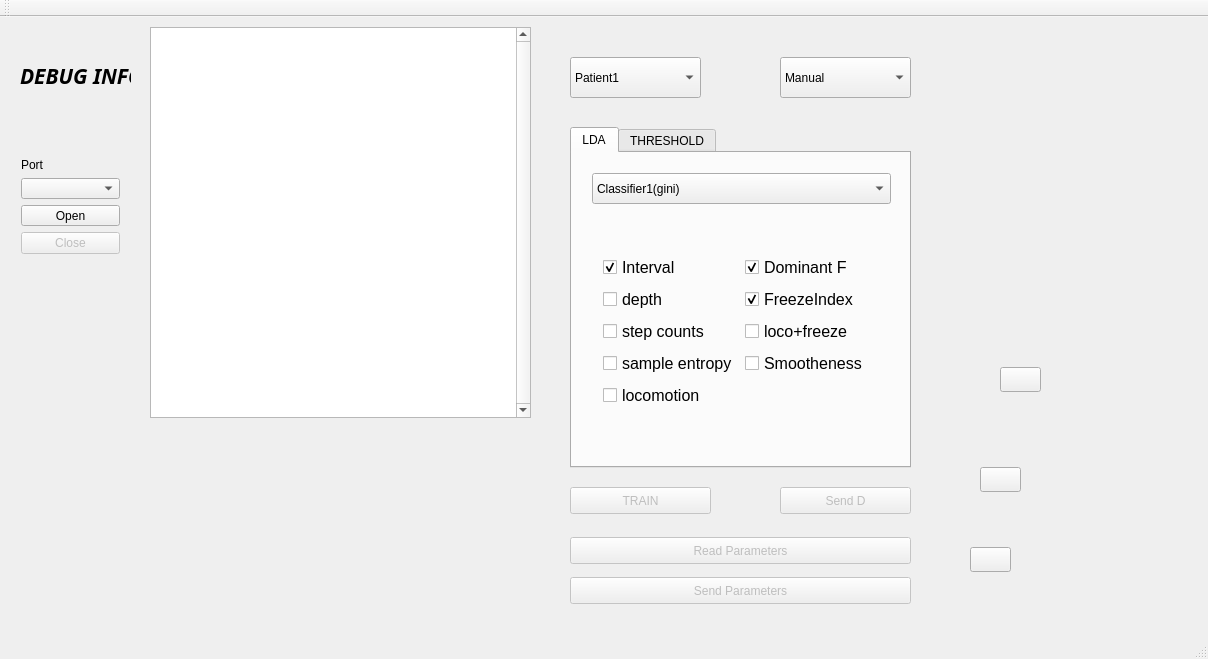
<?xml version="1.0" encoding="UTF-8"?>
<ui version="4.0">
 <class>MainWindow</class>
 <widget class="QMainWindow" name="MainWindow">
  <property name="geometry">
   <rect>
    <x>0</x>
    <y>0</y>
    <width>1208</width>
    <height>659</height>
   </rect>
  </property>
  <property name="windowTitle">
   <string>Ext Serial Port</string>
  </property>
  <widget class="QWidget" name="centralWidget">
   <widget class="QTextEdit" name="textEdit_Status">
    <property name="enabled">
     <bool>true</bool>
    </property>
    <property name="geometry">
     <rect>
      <x>150</x>
      <y>10</y>
      <width>381</width>
      <height>391</height>
     </rect>
    </property>
    <property name="contextMenuPolicy">
     <enum>Qt::PreventContextMenu</enum>
    </property>
    <property name="verticalScrollBarPolicy">
     <enum>Qt::ScrollBarAlwaysOn</enum>
    </property>
    <property name="horizontalScrollBarPolicy">
     <enum>Qt::ScrollBarAsNeeded</enum>
    </property>
    <property name="sizeAdjustPolicy">
     <enum>QAbstractScrollArea::AdjustToContents</enum>
    </property>
   </widget>
   <widget class="QWidget" name="layoutWidget">
    <property name="geometry">
     <rect>
      <x>10</x>
      <y>130</y>
      <width>121</width>
      <height>118</height>
     </rect>
    </property>
    <layout class="QVBoxLayout" name="verticalLayout">
     <item>
      <widget class="QLabel" name="label">
       <property name="text">
        <string>Port</string>
       </property>
      </widget>
     </item>
     <item>
      <widget class="QComboBox" name="comboBox_Interface"/>
     </item>
     <item>
      <widget class="QPushButton" name="pushButton_open">
       <property name="text">
        <string>Open</string>
       </property>
      </widget>
     </item>
     <item>
      <widget class="QPushButton" name="pushButton_close">
       <property name="enabled">
        <bool>false</bool>
       </property>
       <property name="text">
        <string>Close</string>
       </property>
      </widget>
     </item>
    </layout>
   </widget>
   <widget class="QTabWidget" name="tabWidget">
    <property name="geometry">
     <rect>
      <x>570</x>
      <y>110</y>
      <width>341</width>
      <height>341</height>
     </rect>
    </property>
    <property name="currentIndex">
     <number>0</number>
    </property>
    <widget class="QWidget" name="tab">
     <attribute name="title">
      <string>LDA</string>
     </attribute>
     <widget class="QWidget" name="layoutWidget">
      <property name="geometry">
       <rect>
        <x>20</x>
        <y>90</y>
        <width>299</width>
        <height>178</height>
       </rect>
      </property>
      <layout class="QGridLayout" name="gridLayout_3">
       <item row="1" column="0">
        <widget class="QCheckBox" name="T1_3">
         <property name="font">
          <font>
           <pointsize>12</pointsize>
          </font>
         </property>
         <property name="text">
          <string>depth</string>
         </property>
         <property name="checked">
          <bool>false</bool>
         </property>
        </widget>
       </item>
       <item row="1" column="1">
        <widget class="QCheckBox" name="T6_3">
         <property name="font">
          <font>
           <pointsize>12</pointsize>
          </font>
         </property>
         <property name="text">
          <string>FreezeIndex</string>
         </property>
         <property name="checked">
          <bool>true</bool>
         </property>
        </widget>
       </item>
       <item row="3" column="0">
        <widget class="QCheckBox" name="T3_3">
         <property name="font">
          <font>
           <pointsize>12</pointsize>
          </font>
         </property>
         <property name="text">
          <string>sample entropy</string>
         </property>
        </widget>
       </item>
       <item row="0" column="0">
        <widget class="QCheckBox" name="T0_3">
         <property name="font">
          <font>
           <pointsize>12</pointsize>
          </font>
         </property>
         <property name="text">
          <string>Interval</string>
         </property>
         <property name="checked">
          <bool>true</bool>
         </property>
        </widget>
       </item>
       <item row="2" column="0">
        <widget class="QCheckBox" name="T2_3">
         <property name="font">
          <font>
           <pointsize>12</pointsize>
          </font>
         </property>
         <property name="text">
          <string>step counts</string>
         </property>
        </widget>
       </item>
       <item row="3" column="1">
        <widget class="QCheckBox" name="T8_3">
         <property name="font">
          <font>
           <pointsize>12</pointsize>
          </font>
         </property>
         <property name="text">
          <string>Smootheness</string>
         </property>
        </widget>
       </item>
       <item row="4" column="0">
        <widget class="QCheckBox" name="T4_3">
         <property name="font">
          <font>
           <pointsize>12</pointsize>
          </font>
         </property>
         <property name="text">
          <string>locomotion</string>
         </property>
        </widget>
       </item>
       <item row="2" column="1">
        <widget class="QCheckBox" name="T7_3">
         <property name="font">
          <font>
           <pointsize>12</pointsize>
          </font>
         </property>
         <property name="text">
          <string>loco+freeze</string>
         </property>
        </widget>
       </item>
       <item row="0" column="1">
        <widget class="QCheckBox" name="T5_3">
         <property name="font">
          <font>
           <pointsize>12</pointsize>
          </font>
         </property>
         <property name="text">
          <string>Dominant F</string>
         </property>
         <property name="checked">
          <bool>true</bool>
         </property>
        </widget>
       </item>
      </layout>
     </widget>
     <widget class="QComboBox" name="combobox_c">
      <property name="geometry">
       <rect>
        <x>20</x>
        <y>20</y>
        <width>299</width>
        <height>31</height>
       </rect>
      </property>
      <item>
       <property name="text">
        <string>Classifier1(gini)</string>
       </property>
      </item>
      <item>
       <property name="text">
        <string>Classifier2(new)</string>
       </property>
      </item>
     </widget>
    </widget>
    <widget class="QWidget" name="tab_2">
     <attribute name="title">
      <string>THRESHOLD</string>
     </attribute>
     <widget class="QWidget" name="gridLayoutWidget">
      <property name="geometry">
       <rect>
        <x>20</x>
        <y>10</y>
        <width>311</width>
        <height>295</height>
       </rect>
      </property>
      <layout class="QGridLayout" name="gridLayout">
       <item row="5" column="1">
        <widget class="QSlider" name="T5s">
         <property name="maximum">
          <number>100</number>
         </property>
         <property name="orientation">
          <enum>Qt::Horizontal</enum>
         </property>
        </widget>
       </item>
       <item row="8" column="1">
        <widget class="QSlider" name="T8s">
         <property name="maximum">
          <number>100</number>
         </property>
         <property name="orientation">
          <enum>Qt::Horizontal</enum>
         </property>
        </widget>
       </item>
       <item row="5" column="0">
        <widget class="QCheckBox" name="T5">
         <property name="font">
          <font>
           <pointsize>12</pointsize>
          </font>
         </property>
         <property name="text">
          <string>Dominant F</string>
         </property>
        </widget>
       </item>
       <item row="0" column="0">
        <widget class="QCheckBox" name="T0">
         <property name="enabled">
          <bool>true</bool>
         </property>
         <property name="font">
          <font>
           <pointsize>12</pointsize>
           <kerning>true</kerning>
          </font>
         </property>
         <property name="text">
          <string>Interval</string>
         </property>
         <property name="checked">
          <bool>false</bool>
         </property>
        </widget>
       </item>
       <item row="7" column="0">
        <widget class="QCheckBox" name="T7">
         <property name="font">
          <font>
           <pointsize>12</pointsize>
          </font>
         </property>
         <property name="text">
          <string>loco+freeze</string>
         </property>
         <property name="checked">
          <bool>true</bool>
         </property>
        </widget>
       </item>
       <item row="7" column="2">
        <widget class="QLCDNumber" name="lcdNumber_8">
         <property name="value" stdset="0">
          <double>500.000000000000000</double>
         </property>
        </widget>
       </item>
       <item row="2" column="0">
        <widget class="QCheckBox" name="T2">
         <property name="font">
          <font>
           <pointsize>12</pointsize>
          </font>
         </property>
         <property name="text">
          <string>step counts</string>
         </property>
        </widget>
       </item>
       <item row="8" column="0">
        <widget class="QCheckBox" name="T8">
         <property name="font">
          <font>
           <pointsize>12</pointsize>
          </font>
         </property>
         <property name="text">
          <string>Smoothness</string>
         </property>
        </widget>
       </item>
       <item row="4" column="0">
        <widget class="QCheckBox" name="T4">
         <property name="font">
          <font>
           <pointsize>12</pointsize>
          </font>
         </property>
         <property name="text">
          <string>locomotion</string>
         </property>
        </widget>
       </item>
       <item row="8" column="2">
        <widget class="QLCDNumber" name="lcdNumber_9"/>
       </item>
       <item row="7" column="1">
        <widget class="QSlider" name="T7s">
         <property name="maximum">
          <number>100</number>
         </property>
         <property name="pageStep">
          <number>10</number>
         </property>
         <property name="value">
          <number>50</number>
         </property>
         <property name="orientation">
          <enum>Qt::Horizontal</enum>
         </property>
        </widget>
       </item>
       <item row="1" column="2">
        <widget class="QLCDNumber" name="lcdNumber_2"/>
       </item>
       <item row="1" column="1">
        <widget class="QSlider" name="T1s">
         <property name="maximum">
          <number>100</number>
         </property>
         <property name="orientation">
          <enum>Qt::Horizontal</enum>
         </property>
        </widget>
       </item>
       <item row="6" column="1">
        <widget class="QSlider" name="T6s">
         <property name="maximum">
          <number>10</number>
         </property>
         <property name="orientation">
          <enum>Qt::Horizontal</enum>
         </property>
        </widget>
       </item>
       <item row="6" column="0">
        <widget class="QCheckBox" name="T6">
         <property name="font">
          <font>
           <pointsize>12</pointsize>
          </font>
         </property>
         <property name="text">
          <string>FreezeIndex</string>
         </property>
        </widget>
       </item>
       <item row="3" column="2">
        <widget class="QLCDNumber" name="lcdNumber_4"/>
       </item>
       <item row="4" column="1">
        <widget class="QSlider" name="T4s">
         <property name="maximum">
          <number>100</number>
         </property>
         <property name="orientation">
          <enum>Qt::Horizontal</enum>
         </property>
        </widget>
       </item>
       <item row="3" column="0">
        <widget class="QCheckBox" name="T3">
         <property name="font">
          <font>
           <pointsize>12</pointsize>
          </font>
         </property>
         <property name="text">
          <string>sample entropy</string>
         </property>
        </widget>
       </item>
       <item row="3" column="1">
        <widget class="QSlider" name="T3s">
         <property name="maximum">
          <number>100</number>
         </property>
         <property name="orientation">
          <enum>Qt::Horizontal</enum>
         </property>
        </widget>
       </item>
       <item row="2" column="2">
        <widget class="QLCDNumber" name="lcdNumber_3"/>
       </item>
       <item row="1" column="0">
        <widget class="QCheckBox" name="T1">
         <property name="font">
          <font>
           <pointsize>12</pointsize>
          </font>
         </property>
         <property name="text">
          <string>depth</string>
         </property>
        </widget>
       </item>
       <item row="0" column="2" alignment="Qt::AlignLeft">
        <widget class="QLCDNumber" name="lcdNumber">
         <property name="value" stdset="0">
          <double>0.000000000000000</double>
         </property>
         <property name="intValue" stdset="0">
          <number>0</number>
         </property>
        </widget>
       </item>
       <item row="5" column="2">
        <widget class="QLCDNumber" name="lcdNumber_6"/>
       </item>
       <item row="6" column="2">
        <widget class="QLCDNumber" name="lcdNumber_7"/>
       </item>
       <item row="4" column="2">
        <widget class="QLCDNumber" name="lcdNumber_5"/>
       </item>
       <item row="2" column="1">
        <widget class="QSlider" name="T2s">
         <property name="maximum">
          <number>100</number>
         </property>
         <property name="orientation">
          <enum>Qt::Horizontal</enum>
         </property>
        </widget>
       </item>
       <item row="0" column="1">
        <widget class="QSlider" name="T0s">
         <property name="maximum">
          <number>100</number>
         </property>
         <property name="orientation">
          <enum>Qt::Horizontal</enum>
         </property>
        </widget>
       </item>
      </layout>
     </widget>
    </widget>
   </widget>
   <widget class="QLabel" name="label_3">
    <property name="geometry">
     <rect>
      <x>20</x>
      <y>50</y>
      <width>111</width>
      <height>17</height>
     </rect>
    </property>
    <property name="font">
     <font>
      <family>Ubuntu Condensed</family>
      <pointsize>16</pointsize>
      <weight>75</weight>
      <italic>true</italic>
      <bold>true</bold>
     </font>
    </property>
    <property name="text">
     <string>DEBUG INFO</string>
    </property>
   </widget>
   <widget class="QLabel" name="patient">
    <property name="geometry">
     <rect>
      <x>960</x>
      <y>70</y>
      <width>221</width>
      <height>511</height>
     </rect>
    </property>
    <property name="styleSheet">
     <string notr="true">background-image: url(:/new/prefix1/patient.png);</string>
    </property>
    <property name="text">
     <string/>
    </property>
   </widget>
   <widget class="QPushButton" name="ankle_button">
    <property name="geometry">
     <rect>
      <x>970</x>
      <y>530</y>
      <width>41</width>
      <height>25</height>
     </rect>
    </property>
    <property name="text">
     <string/>
    </property>
   </widget>
   <widget class="QPushButton" name="knee_button">
    <property name="geometry">
     <rect>
      <x>980</x>
      <y>450</y>
      <width>41</width>
      <height>25</height>
     </rect>
    </property>
    <property name="text">
     <string/>
    </property>
   </widget>
   <widget class="QPushButton" name="waist_button">
    <property name="geometry">
     <rect>
      <x>1000</x>
      <y>350</y>
      <width>41</width>
      <height>25</height>
     </rect>
    </property>
    <property name="text">
     <string/>
    </property>
   </widget>
   <widget class="QComboBox" name="combobox_p">
    <property name="geometry">
     <rect>
      <x>570</x>
      <y>40</y>
      <width>131</width>
      <height>41</height>
     </rect>
    </property>
    <item>
     <property name="text">
      <string>Patient1</string>
     </property>
    </item>
    <item>
     <property name="text">
      <string>Patient2</string>
     </property>
    </item>
    <item>
     <property name="text">
      <string>Patient3</string>
     </property>
    </item>
    <item>
     <property name="text">
      <string>Patient5</string>
     </property>
    </item>
    <item>
     <property name="text">
      <string>Patient6</string>
     </property>
    </item>
    <item>
     <property name="text">
      <string>Patient7</string>
     </property>
    </item>
    <item>
     <property name="text">
      <string>Patient8</string>
     </property>
    </item>
    <item>
     <property name="text">
      <string>Patient9</string>
     </property>
    </item>
   </widget>
   <widget class="QPushButton" name="parameterButton_send_2">
    <property name="enabled">
     <bool>false</bool>
    </property>
    <property name="geometry">
     <rect>
      <x>570</x>
      <y>520</y>
      <width>341</width>
      <height>27</height>
     </rect>
    </property>
    <property name="text">
     <string>Read Parameters</string>
    </property>
   </widget>
   <widget class="QPushButton" name="parameterButton_send">
    <property name="enabled">
     <bool>false</bool>
    </property>
    <property name="geometry">
     <rect>
      <x>570</x>
      <y>560</y>
      <width>341</width>
      <height>27</height>
     </rect>
    </property>
    <property name="text">
     <string>Send Parameters</string>
    </property>
   </widget>
   <widget class="QPushButton" name="training_data">
    <property name="enabled">
     <bool>false</bool>
    </property>
    <property name="geometry">
     <rect>
      <x>570</x>
      <y>470</y>
      <width>141</width>
      <height>27</height>
     </rect>
    </property>
    <property name="text">
     <string>TRAIN</string>
    </property>
   </widget>
   <widget class="QPushButton" name="dataButton">
    <property name="enabled">
     <bool>false</bool>
    </property>
    <property name="geometry">
     <rect>
      <x>780</x>
      <y>470</y>
      <width>131</width>
      <height>27</height>
     </rect>
    </property>
    <property name="text">
     <string>Send D</string>
    </property>
   </widget>
   <widget class="QComboBox" name="combobox_m">
    <property name="geometry">
     <rect>
      <x>780</x>
      <y>40</y>
      <width>131</width>
      <height>41</height>
     </rect>
    </property>
    <item>
     <property name="text">
      <string>Manual</string>
     </property>
    </item>
    <item>
     <property name="text">
      <string>Auto</string>
     </property>
    </item>
   </widget>
   <widget class="QCustomPlot" name="widget" native="true">
    <property name="geometry">
     <rect>
      <x>150</x>
      <y>430</y>
      <width>391</width>
      <height>161</height>
     </rect>
    </property>
   </widget>
  </widget>
  <widget class="QMenuBar" name="menuBar">
   <property name="geometry">
    <rect>
     <x>0</x>
     <y>0</y>
     <width>1208</width>
     <height>22</height>
    </rect>
   </property>
  </widget>
  <widget class="QToolBar" name="mainToolBar">
   <attribute name="toolBarArea">
    <enum>TopToolBarArea</enum>
   </attribute>
   <attribute name="toolBarBreak">
    <bool>false</bool>
   </attribute>
  </widget>
  <widget class="QStatusBar" name="statusBar"/>
 </widget>
 <layoutdefault spacing="6" margin="11"/>
 <customwidgets>
  <customwidget>
   <class>QCustomPlot</class>
   <extends>QWidget</extends>
   <header location="global">../../qcustomplot.h</header>
   <container>1</container>
  </customwidget>
 </customwidgets>
 <resources/>
 <connections/>
</ui>
